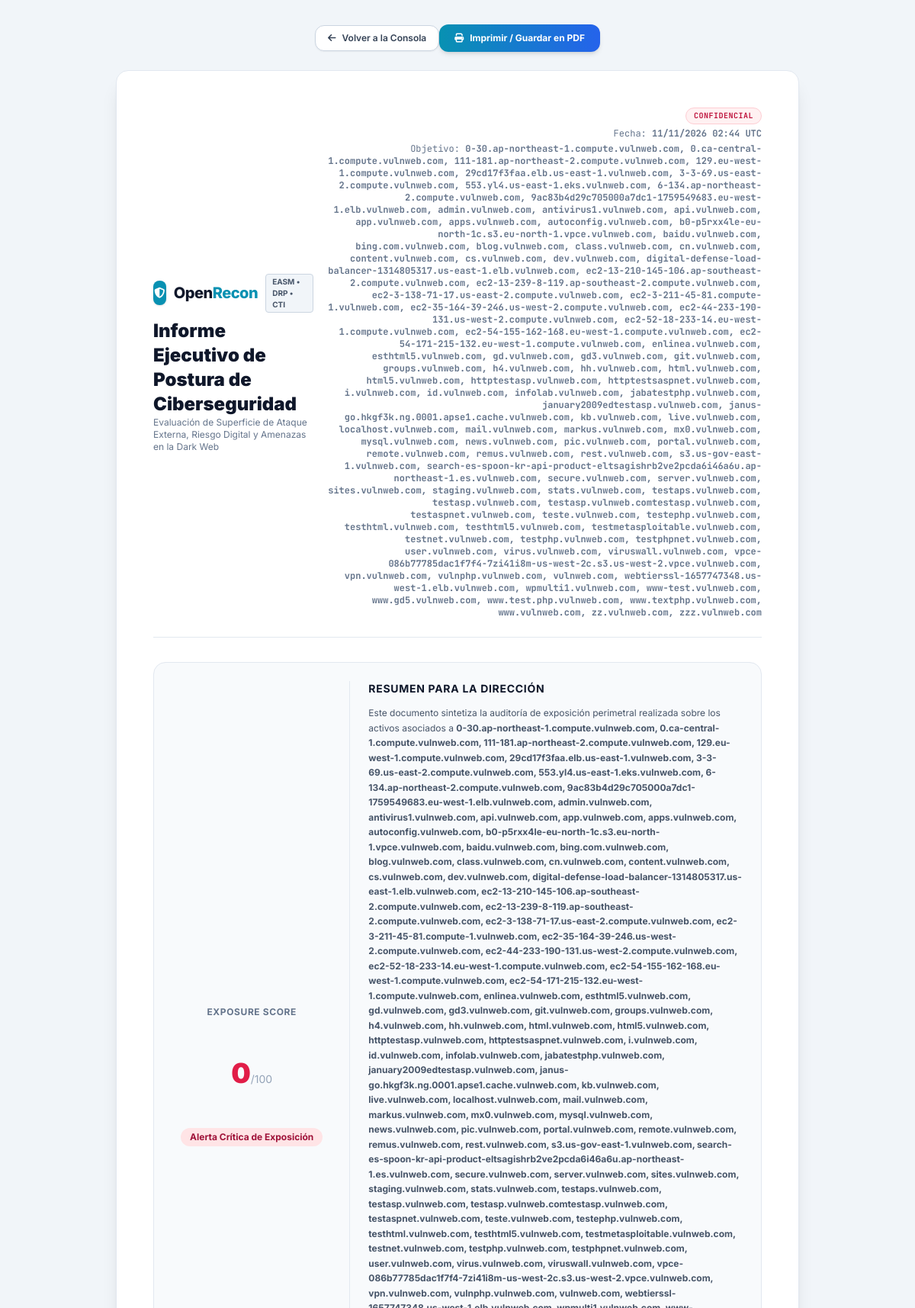
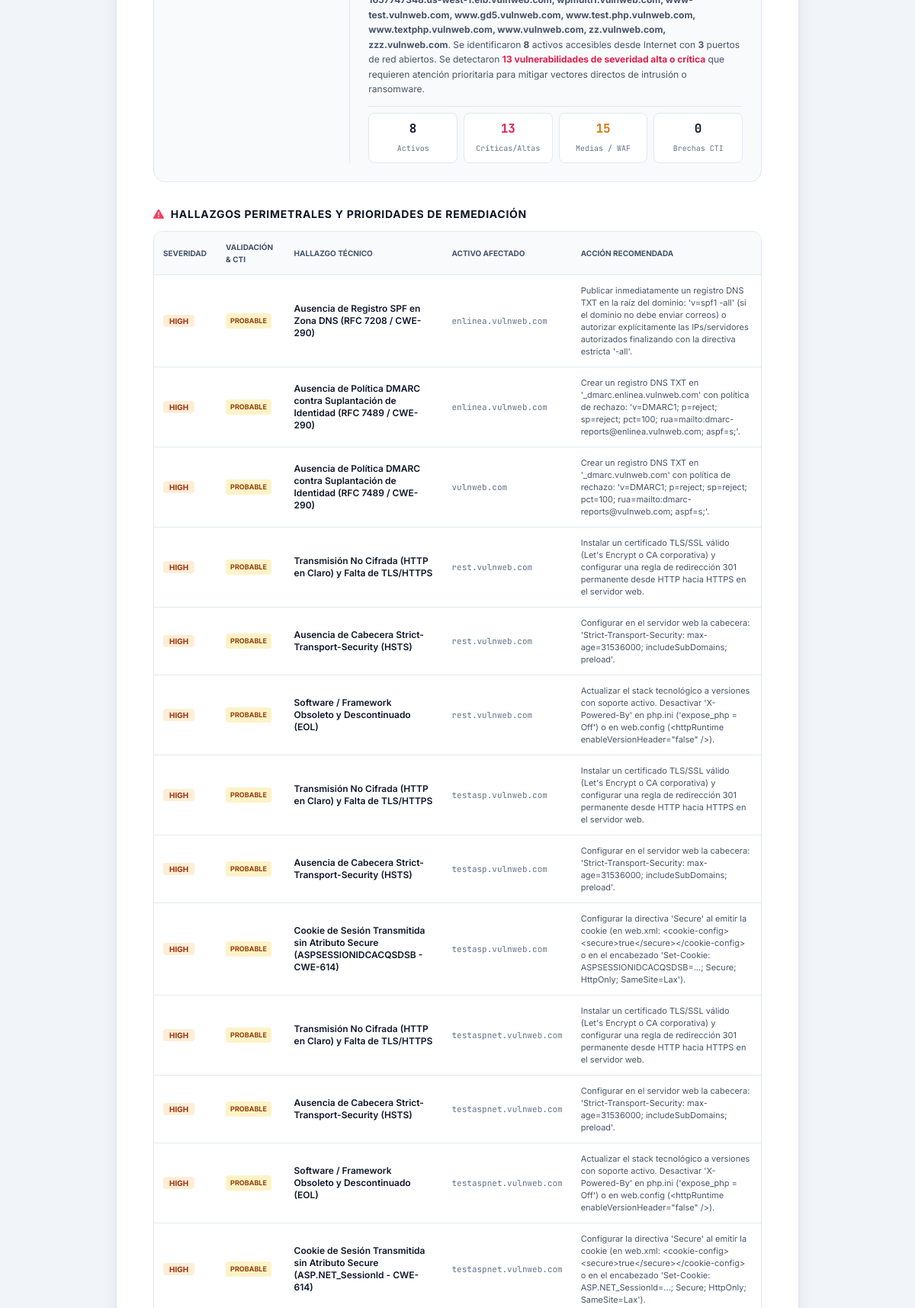
The app's page /report.php (upper part) with its own data (2 pictures, top to bottom).
### tables this page shows
CREATE TABLE vulnerabilities (
            id INTEGER PRIMARY KEY AUTOINCREMENT,
            asset_subdomain TEXT NOT NULL,
            title TEXT NOT NULL,
            severity TEXT NOT NULL,
            description TEXT,
            remediation TEXT,
            created_at DATETIME DEFAULT CURRENT_TIMESTAMP
        , status TEXT DEFAULT 'OPEN', mitigation_notes TEXT, cve_id TEXT, validation_state TEXT DEFAULT 'POTENCIAL', cvss_score REAL DEFAULT 0.0, epss_score REAL DEFAULT 0.0, cisa_kev INTEGER DEFAULT 0, evidence TEXT);

### report.php (the view, shortened to what the rows shown need)
<?php
$dbFile = __DIR__ . '/openrecon.sqlite';
try {
    $pdo = new PDO("sqlite:" . $dbFile);
    $pdo->setAttribute(PDO::ATTR_ERRMODE, PDO::ERRMODE_EXCEPTION);
    $pdo->setAttribute(PDO::ATTR_DEFAULT_FETCH_MODE, PDO::FETCH_ASSOC);
    $requestedSeed = trim($_GET['seed'] ?? '');
    if (!empty($requestedSeed) && $requestedSeed !== 'ALL') {
        $domainTitle = $requestedSeed;
        $totalAssets = (int)$pdo->prepare("SELECT COUNT(*) FROM assets WHERE seed_domain = ?")->execute([$requestedSeed]) ? $pdo->query("SELECT COUNT(*) FROM assets WHERE seed_domain = " . $pdo->quote($requestedSeed))->fetchColumn() : 0;
        $liveAssets = (int)$pdo->query("SELECT COUNT(*) FROM assets WHERE seed_domain = " . $pdo->quote($requestedSeed) . " AND is_live = 1")->fetchColumn();
        $openPorts = (int)$pdo->query("SELECT COUNT(*) FROM open_ports WHERE asset_subdomain IN (SELECT subdomain FROM assets WHERE seed_domain = " . $pdo->quote($requestedSeed) . ")")->fetchColumn();
        $critVulns = (int)$pdo->query("SELECT COUNT(*) FROM vulnerabilities WHERE severity = 'CRITICAL' AND (status = 'OPEN' OR status = 'IN_PROGRESS' OR status IS NULL) AND asset_subdomain IN (SELECT subdomain FROM assets WHERE seed_domain = " . $pdo->quote($requestedSeed) . ")")->fetchColumn();
        $highVulns = (int)$pdo->query("SELECT COUNT(*) FROM vulnerabilities WHERE severity = 'HIGH' AND (status = 'OPEN' OR status = 'IN_PROGRESS' OR status IS NULL) AND asset_subdomain IN (SELECT subdomain FROM assets WHERE seed_domain = " . $pdo->quote($requestedSeed) . ")")->fetchColumn();
        $medVulns = (int)$pdo->query("SELECT COUNT(*) FROM vulnerabilities WHERE severity = 'MEDIUM' AND (status = 'OPEN' OR status = 'IN_PROGRESS' OR status IS NULL) AND asset_subdomain IN (SELECT subdomain FROM assets WHERE seed_domain = " . $pdo->quote($requestedSeed) . ")")->fetchColumn();
        $lowVulns = (int)$pdo->query("SELECT COUNT(*) FROM vulnerabilities WHERE severity = 'LOW' AND (status = 'OPEN' OR status = 'IN_PROGRESS' OR status IS NULL) AND asset_subdomain IN (SELECT subdomain FROM assets WHERE seed_domain = " . $pdo->quote($requestedSeed) . ")")->fetchColumn();
        $resolvedVulns = (int)$pdo->query("SELECT COUNT(*) FROM vulnerabilities WHERE status = 'RESOLVED' AND asset_subdomain IN (SELECT subdomain FROM assets WHERE seed_domain = " . $pdo->quote($requestedSeed) . ")")->fetchColumn();
        $drpCount = (int)$pdo->query("SELECT COUNT(*) FROM drp_threats WHERE seed_domain = " . $pdo->quote($requestedSeed) . " AND (status = 'OPEN' OR status IS NULL)")->fetchColumn();
        $credLeaksCount = (int)$pdo->query("SELECT COUNT(*) FROM credential_leaks WHERE seed_domain = " . $pdo->quote($requestedSeed))->fetchColumn();
        $secretsCount = (int)$pdo->query("SELECT COUNT(*) FROM exposed_secrets WHERE asset_subdomain IN (SELECT subdomain FROM assets WHERE seed_domain = " . $pdo->quote($requestedSeed) . ")")->fetchColumn();
        $core = explode('.', $requestedSeed)[0];
        $ransomMatched = (int)$pdo->query("SELECT COUNT(*) FROM ransomware_leaks WHERE victim_name LIKE " . $pdo->quote('%' . $core . '%'))->fetchColumn();
        $assets = $pdo->query("SELECT * FROM assets WHERE seed_domain = " . $pdo->quote($requestedSeed) . " ORDER BY is_live DESC LIMIT 25")->fetchAll();
        $vulns = $pdo->query("SELECT v.* FROM vulnerabilities v JOIN assets a ON v.asset_subdomain = a.subdomain WHERE a.seed_domain = " . $pdo->quote($requestedSeed) . " AND (v.status != 'RESOLVED' OR v.status IS NULL) ORDER BY CASE v.severity WHEN 'CRITICAL' THEN 1 WHEN 'HIGH' THEN 2 ELSE 3 END LIMIT 15")->fetchAll();
        $threats = $pdo->query("SELECT * FROM drp_threats WHERE seed_domain = " . $pdo->quote($requestedSeed) . " LIMIT 10")->fetchAll();
        $leaks = $pdo->query("SELECT * FROM credential_leaks WHERE seed_domain = " . $pdo->quote($requestedSeed))->fetchAll();
        $totalIocs = (int)$pdo->query("SELECT COUNT(*) FROM threat_iocs")->fetchColumn();
    } else {
        $vulns = $pdo->query("SELECT v.* FROM vulnerabilities v JOIN assets a ON v.asset_subdomain = a.subdomain WHERE a.seed_domain IN (SELECT domain FROM seeds) AND (v.status != 'RESOLVED' OR v.status IS NULL) ORDER BY CASE v.severity WHEN 'CRITICAL' THEN 1 WHEN 'HIGH' THEN 2 ELSE 3 END LIMIT 15")->fetchAll();
    }
} catch (Exception $e) {
    die("Error cargando base de datos: " . $e->getMessage());
}
?>
<!DOCTYPE html>
<html lang="es">
<head>
    <link rel="stylesheet" href="assets/css/openrecon-styles.css">
    <link rel="stylesheet" href="assets/vendor/fontawesome/css/all.min.css">
    <script src="assets/js/tailwindcss.min.js"></script>
</head>
<body class="bg-slate-100 text-slate-800 p-4 sm:p-8">
    <div class="max-w-4xl mx-auto bg-white border border-slate-200 rounded-2xl shadow-xl p-8 sm:p-12 space-y-8">
        <div class="border-b border-slate-200 pb-6 flex flex-col sm:flex-row sm:items-center justify-between gap-4">
            <div>
                <h1 class="text-2xl font-black text-slate-900 mt-2">Informe Ejecutivo de Postura de Ciberseguridad</h1>
            </div>
        </div>
        <div class="space-y-3">
            <?php if (empty($vulns)): ?>
                <p class="text-xs text-slate-500 italic p-4 bg-slate-50 rounded-xl border border-slate-200">
                    No se registran vulnerabilidades activas abiertas en este momento.
                </p>
            <?php else: ?>
                <div class="overflow-x-auto border border-slate-200 rounded-xl">
                    <table class="w-full text-left text-xs">
                        <thead class="bg-slate-50 text-slate-600 uppercase text-[10px] border-b border-slate-200">
                            <tr>
                                <th class="p-3">Severidad</th>
                                <th class="p-3">Validación & CTI</th>
                                <th class="p-3">Hallazgo Técnico</th>
                                <th class="p-3">Activo Afectado</th>
                                <th class="p-3">Acción Recomendada</th>
                            </tr>
                        </thead>
                        <tbody class="divide-y divide-slate-200 text-slate-700">
                            <?php foreach ($vulns as $v): ?>
                            <tr>
                                <td class="p-3 font-bold whitespace-nowrap">
                                    <span class="px-2 py-0.5 rounded text-[10px] uppercase <?php echo $v['severity'] === 'CRITICAL' ? 'bg-rose-100 text-rose-800' : ($v['severity'] === 'HIGH' ? 'bg-orange-100 text-orange-800' : ($v['severity'] === 'MEDIUM' ? 'bg-amber-100 text-amber-800' : 'bg-blue-100 text-blue-800')); ?>">
                                        <?php echo $v['severity']; ?>
                                    </span>
                                </td>
                                <td class="p-3 whitespace-nowrap space-y-1">
                                    <span class="inline-block px-1.5 py-0.5 rounded text-[9px] font-bold <?php echo ($v['validation_state'] ?? '') === 'VALIDADA' ? 'bg-red-100 text-red-800 border border-red-300' : (($v['validation_state'] ?? '') === 'PROBABLE' ? 'bg-amber-100 text-amber-800' : 'bg-slate-100 text-slate-700'); ?>">
                                        <?php echo htmlspecialchars($v['validation_state'] ?? 'POTENCIAL'); ?>
                                    </span>
                                </td>
                                <td class="p-3 font-semibold text-slate-900"><?php echo htmlspecialchars($v['title']); ?></td>
                                <td class="p-3 font-mono text-[11px] text-slate-500 whitespace-nowrap"><?php echo htmlspecialchars($v['asset_subdomain']); ?></td>
                                <td class="p-3 text-[11px] text-slate-600"><?php echo htmlspecialchars($v['remediation']); ?></td>
                            </tr>
                            <?php endforeach; ?>
                        </tbody>
                    </table>
                </div>
            <?php endif; ?>
        </div>
    </div>
</body>
</html>

### records on screen
vulnerabilities: severity "HIGH", validation_state "PROBABLE", title "Ausencia de Registro SPF en Zona DNS (RFC 7208 / CWE-290)", asset_subdomain "enlinea.vulnweb.com", remediation "Publicar inmediatamente un registro DNS TXT en la raíz del dominio: 'v=spf1 -all' (si el dominio no debe enviar correos) o autorizar explícitamente las IPs/servidores autorizados finalizando con la directiva estricta '-all'."
vulnerabilities: severity "HIGH", validation_state "PROBABLE", title "Ausencia de Política DMARC contra Suplantación de Identidad (RFC 7489 / CWE-290)", asset_subdomain "enlinea.vulnweb.com", remediation "Crear un registro DNS TXT en '_dmarc.enlinea.vulnweb.com' con política de rechazo: 'v=DMARC1; p=reject; sp=reject; pct=100; rua=mailto:dmarc-reports@enlinea.vulnweb.com; aspf=s;'."
vulnerabilities: severity "HIGH", validation_state "PROBABLE", title "Ausencia de Política DMARC contra Suplantación de Identidad (RFC 7489 / CWE-290)", asset_subdomain "vulnweb.com", remediation "Crear un registro DNS TXT en '_dmarc.vulnweb.com' con política de rechazo: 'v=DMARC1; p=reject; sp=reject; pct=100; rua=mailto:dmarc-reports@vulnweb.com; aspf=s;'."
vulnerabilities: severity "HIGH", validation_state "PROBABLE", title "Transmisión No Cifrada (HTTP en Claro) y Falta de TLS/HTTPS", asset_subdomain "rest.vulnweb.com", remediation "Instalar un certificado TLS/SSL válido (Let's Encrypt o CA corporativa) y configurar una regla de redirección 301 permanente desde HTTP hacia HTTPS en el servidor web."
vulnerabilities: severity "HIGH", validation_state "PROBABLE", title "Ausencia de Cabecera Strict-Transport-Security (HSTS)", asset_subdomain "rest.vulnweb.com", remediation "Configurar en el servidor web la cabecera: 'Strict-Transport-Security: max-age=31536000; includeSubDomains; preload'."
vulnerabilities: severity "HIGH", validation_state "PROBABLE", title "Software / Framework Obsoleto y Descontinuado (EOL)", asset_subdomain "rest.vulnweb.com", remediation "Actualizar el stack tecnológico a versiones con soporte activo. Desactivar 'X-Powered-By' en php.ini ('expose_php = Off') o en web.config (<httpRuntime enableVersionHeader=\"false\" />)."
vulnerabilities: severity "HIGH", validation_state "PROBABLE", title "Transmisión No Cifrada (HTTP en Claro) y Falta de TLS/HTTPS", asset_subdomain "testasp.vulnweb.com", remediation "Instalar un certificado TLS/SSL válido (Let's Encrypt o CA corporativa) y configurar una regla de redirección 301 permanente desde HTTP hacia HTTPS en el servidor web."
vulnerabilities: severity "HIGH", validation_state "PROBABLE", title "Ausencia de Cabecera Strict-Transport-Security (HSTS)", asset_subdomain "testasp.vulnweb.com", remediation "Configurar en el servidor web la cabecera: 'Strict-Transport-Security: max-age=31536000; includeSubDomains; preload'."
vulnerabilities: severity "HIGH", validation_state "PROBABLE", title "Cookie de Sesión Transmitida sin Atributo Secure (ASPSESSIONIDCACQSDSB - CWE-614)", asset_subdomain "testasp.vulnweb.com", remediation "Configurar la directiva 'Secure' al emitir la cookie (en web.xml: <cookie-config><secure>true</secure></cookie-config> o en el encabezado 'Set-Cookie: ASPSESSIONIDCACQSDSB=...; Secure; HttpOnly; SameSite=Lax')."
vulnerabilities: severity "HIGH", validation_state "PROBABLE", title "Transmisión No Cifrada (HTTP en Claro) y Falta de TLS/HTTPS", asset_subdomain "testaspnet.vulnweb.com", remediation "Instalar un certificado TLS/SSL válido (Let's Encrypt o CA corporativa) y configurar una regla de redirección 301 permanente desde HTTP hacia HTTPS en el servidor web."
vulnerabilities: severity "HIGH", validation_state "PROBABLE", title "Ausencia de Cabecera Strict-Transport-Security (HSTS)", asset_subdomain "testaspnet.vulnweb.com", remediation "Configurar en el servidor web la cabecera: 'Strict-Transport-Security: max-age=31536000; includeSubDomains; preload'."
vulnerabilities: severity "HIGH", validation_state "PROBABLE", title "Software / Framework Obsoleto y Descontinuado (EOL)", asset_subdomain "testaspnet.vulnweb.com", remediation "Actualizar el stack tecnológico a versiones con soporte activo. Desactivar 'X-Powered-By' en php.ini ('expose_php = Off') o en web.config (<httpRuntime enableVersionHeader=\"false\" />)."
vulnerabilities: severity "HIGH", validation_state "PROBABLE", title "Cookie de Sesión Transmitida sin Atributo Secure (ASP.NET_SessionId - CWE-614)", asset_subdomain "testaspnet.vulnweb.com", remediation "Configurar la directiva 'Secure' al emitir la cookie (en web.xml: <cookie-config><secure>true</secure></cookie-config> o en el encabezado 'Set-Cookie: ASP.NET_SessionId=...; Secure; HttpOnly; SameSite=Lax')."

### other values on screen
$score "0"
$liveAssets "8"
$openPorts "3"
$critVulns + $highVulns "13"
$medVulns "15"
$credLeaksCount "0"
